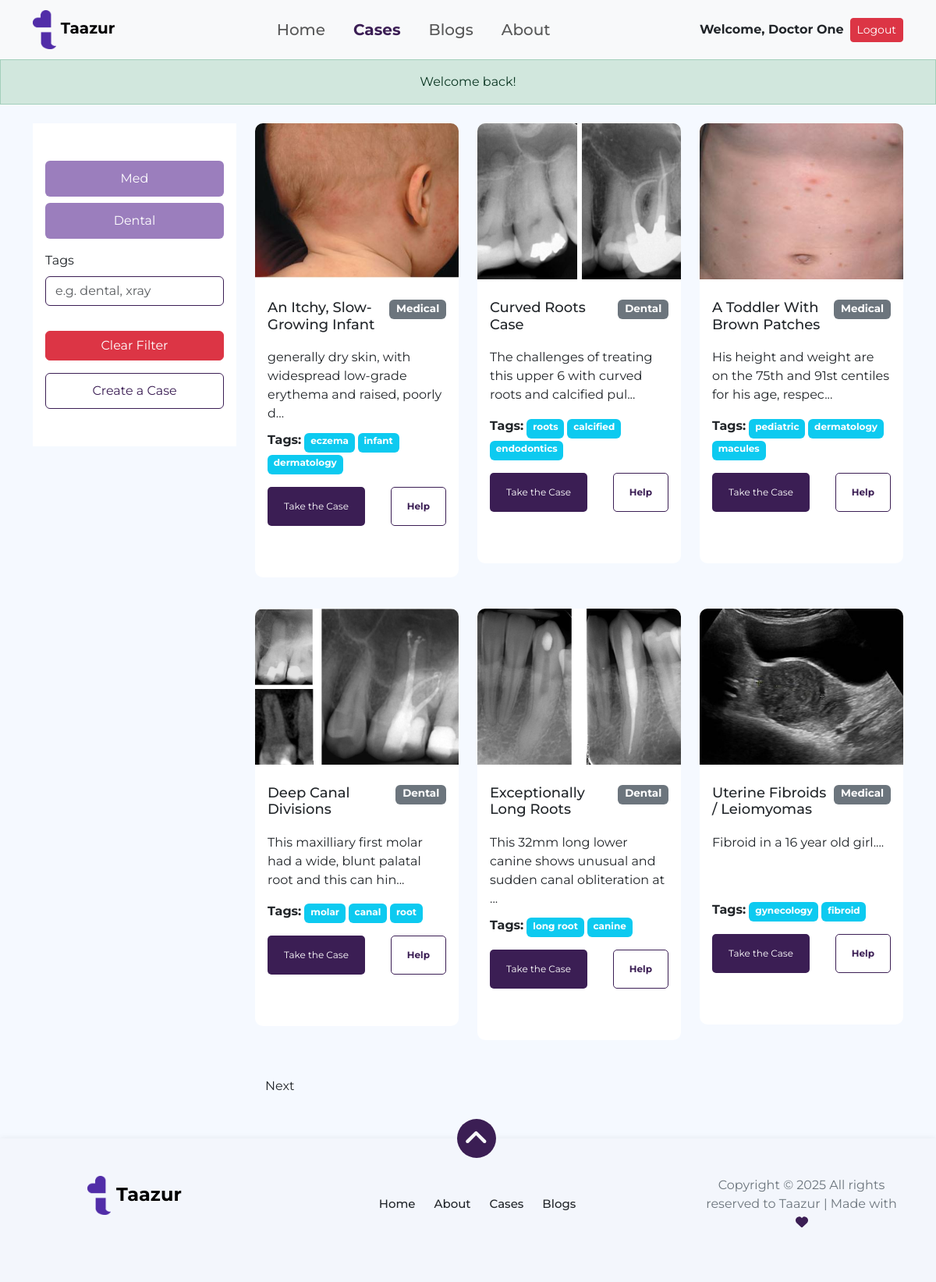
The app's page /cases.php (signed in) with its own data.
### tables this page shows
CREATE TABLE case_images (
    id INT AUTO_INCREMENT PRIMARY KEY,
    case_id INT,
    image_url VARCHAR(255),
    uploaded_at TIMESTAMP DEFAULT CURRENT_TIMESTAMP,
    FOREIGN KEY (case_id) REFERENCES cases(id) ON DELETE CASCADE
);

CREATE TABLE cases (
    id INT AUTO_INCREMENT PRIMARY KEY,
    doctor_id INT NOT NULL,
    patient_id INT NOT NULL,
    title VARCHAR(255),
    description TEXT,
    category ENUM('dental', 'medical') NOT NULL DEFAULT 'medical',
    tags VARCHAR(255),
    created_at TIMESTAMP DEFAULT CURRENT_TIMESTAMP,
    FOREIGN KEY (doctor_id) REFERENCES users(id) ON DELETE CASCADE,
    FOREIGN KEY (patient_id) REFERENCES users(id) ON DELETE CASCADE
);

### html/cases.php (the view, shortened to what this page needs)
<?php include 'header.php'; ?>
<?php include 'db.php'; ?>
<?php
$filterTags = null;
$page = isset($_GET['page']) ? (int)$_GET['page'] : 1;
$offset = ($page - 1) * 6;
$sql = "SELECT c.id, c.title, c.description, c.category, c.tags, i.image_url
        FROM cases c
        JOIN case_images i ON c.id = i.case_id";
$sql .= " LIMIT 6 OFFSET $offset";
$result = $conn->query($sql);
$countResult = $conn->query("SELECT COUNT(*) AS total FROM cases c JOIN case_images i ON c.id = i.case_id");
$countRow = $countResult->fetch_assoc();
$totalPages = ceil($countRow['total'] / 6);
?>
    <section class="Cases" id="up">
      <div class="container mt-4">
        <div class="row">
                <div class="col-lg-3 d-none d-lg-block">
                  <div class="bg-white px-3 py-5">
                    <a class="btn btn-filter1 w-100 mb-2 filter-btn" href="cases.php?category=medical">Med</a>
                    <a class="btn btn-filter2 w-100 mb-3 filter-btn" href="cases.php?category=dental">Dental</a>
                    <form method="GET" action="cases.php">
                        <div class="mb-3">
                            <label for="filterTags" class="form-label">Tags</label>
                            <input type="text" class="form-control" id="filterTags" name="tags" value="<?= htmlspecialchars($filterTags ?? '') ?>" placeholder="e.g. dental, xray" onkeydown="if(event.key === 'Enter'){this.form.submit();}">
                        </div>
                    </form>
                    <a href="cases.php" class="btn btn-danger w-100 mt-3">Clear Filter</a>
                    <button class="btn btn-creation w-100 mt-3 " onclick="window.location.href ='createACase.php'"> Create a Case</button>
                </div>
            </div>
            <div class="col-lg-9">
                <div class="row" id="cardsContainer">
          <?php
              if (
                isset($_SESSION['user_id']) &&
                $_SESSION['role'] === 'doctor' &&
                $_SESSION['active']
              ):
          while ($row = $result->fetch_assoc()):
          ?>
            <div class="col-md-6 col-lg-4 mb-4 case-card" data-category="<?= ucfirst($row['category']) ?>" id="case-<?= $row['id'] ?>">
              <div class="card">
                <img src="<?= htmlspecialchars($row['image_url']) ?>" class="card-img-top" alt="<?= htmlspecialchars($row['title']) ?>">
                <div class="card-body">
                  <h5 class="card-title d-flex justify-content-between">
                    <?= htmlspecialchars($row['title']) ?>
                    <span class="badge bg-secondary"><?= ucfirst($row['category']) ?></span>
                  </h5>
                  <p class="card-text"><?= htmlspecialchars(substr($row['description'], 0, 75)) ?>...</p>
                  <div class="tags">
                      <strong>Tags:</strong>
                      <?php
                      $tags = explode(',', $row['tags']);
                      foreach ($tags as $tag) {
                          echo "<span class='badge bg-info me-1'>" . htmlspecialchars(trim($tag)) . "</span>";
                      }
                      ?>
                  </div>
                  <div class="d-flex flex-column justify-content-between" style="height: 100%;">
                      <div class="d-flex justify-content-between mt-auto">
                      <button class="btn case-btn btn-take"
                              data-bs-toggle="modal"
                              data-bs-target="#takeModal"
                              data-title="<?= htmlspecialchars($row['title']) ?>"
                              data-description="<?= htmlspecialchars($row['description']) ?>"
                              data-image="<?= htmlspecialchars($row['image_url']) ?>"
                              data-category="<?= ucfirst($row['category']) ?>"
                              data-tags="<?= htmlspecialchars($row['tags']) ?>">
                          Take the Case
                      </button>
                          <button class="btn case-btn btn-help" data-bs-toggle="modal" data-bs-target="#helpModal">Help</button>
                      </div>
                  </div>
                </div>
              </div>
            </div>
          <?php endwhile;  else: ?>
            <div class="col-12">
        <div class="alert alert-warning text-center">You must be a verified doctor to view available cases.</div>
      </div>
    <?php endif; ?>
                </div>
                <div class="pagination">
                    <?php if ($page < $totalPages): ?>
                        <a href="cases.php?page=<?= $page + 1 ?>&tags=<?= htmlspecialchars($filterTags ?? '') ?>" class="btn btn-pagination">Next</a>
                    <?php endif; ?>
                </div>
            </div>
        </div>
      </div>
    </section>
<?php include 'footer.php'; ?>

### html/header.php (shortened to what this page needs)
<!DOCTYPE html>
<html
  lang="ar"
  dir="ltr"
  class="fontawesome-i2svg-active fontawesome-i2svg-complete"
>
  <head>
    <link rel="stylesheet" href="style/all.css" />
    <link rel="stylesheet" href="style/all.min.css" />
    <link rel="stylesheet" href="style/bootstrap.min.css" />
    <link rel="stylesheet" href="style/style.css" />
    <link rel="stylesheet" href="style/btn-effect.css" />
    <link rel="stylesheet" href="style/login-modal.css" />
    <link rel="stylesheet" href="style/creatCase.css" />
    <link rel="stylesheet" href="style/blog.css" />
    <link rel="stylesheet" href="style/about.css" />
    <link rel="stylesheet" href="style/cases.css" />
    <link
      rel="stylesheet"
      href="https://cdn.jsdelivr.net/npm/swiper@11/swiper-bundle.min.css"
    />
  </head>
  <body>
    <header class="sticky-top">
      <nav class="navbar navbar-expand-lg bg-light">
        <div class="container">
          <a class="navbar-brand fw-bold" href="index.php">
            <img src="./imgs/logo2.png" alt="LOGO" width="30" height="50" />
            <span class="logo-text">Taazur</span>
          </a>
          <div class="collapse navbar-collapse" id="navbarSupportedContent">
            <ul
              class="navbar-nav mx-auto mb-2 mb-lg-0 d-flex justify-content-between"
            >
              <li class="nav-item">
                <a class="nav-link <?= basename($_SERVER['PHP_SELF']) == 'index.php' ? 'active' : '' ?>" aria-current="page" href="index.php">Home</a>
              </li>
              <li class="nav-item">
                <a class="nav-link <?= basename($_SERVER['PHP_SELF']) == 'cases.php' ? 'active' : '' ?>" href="cases.php">Cases</a>
              </li>
              <li class="nav-item">
                <a class="nav-link <?= basename($_SERVER['PHP_SELF']) == 'blog.php' ? 'active' : '' ?>" href="blog.php">Blogs </a>
              </li>
              <li class="nav-item">
                <a class="nav-link <?= basename($_SERVER['PHP_SELF']) == 'about.php' ? 'active' : '' ?>" href="about.php">About</a>
              </li>
            </ul>
            <?php if (isset($_SESSION['user_id'])): ?>
  <div class="login d-flex align-items-center">
    <span class="me-2 fw-bold">Welcome, <?= $_SESSION['user_name'] ?></span>
    <a href="logout.php" class="btn btn-danger btn-sm">Logout</a>
  </div>
<?php endif; ?>
          </div>
        </div>
      </nav>
    </header>
<?php if (isset($_SESSION['login_success'])): ?>
  <div class="alert alert-success text-center mb-0 rounded-0">
    <?= $_SESSION['login_success']; unset($_SESSION['login_success']); ?>
  </div>
<?php endif; ?>

### html/footer.php (shortened to what this page needs)
    <footer>
      <div class="container py-5 mt-5">
        <button class="up-btn rounded-circle">
          <a class="text-light" href="#up">
            <i class="fa-solid angle fa-angle-up"></i>
          </a>
        </button>
        <div class="row">
          <div class="col-lg-3 footer-logo">
            <a class="fw-bold fs-4 text-black" href="#">
              <img src="./imgs/Logo2.png" alt="LOGO" width="30" height="50" />
              <span class="logo-text">Taazur</span>
            </a>
          </div>
          <div class="col-lg-6">
            <ul class="list-unstyled footer-list d-flex justify-content-center">
              <li class="d-inline-block ms-4">Home</li>
              <li class="d-inline-block ms-4">About</li>
              <li class="d-inline-block ms-4">Cases</li>
              <li class="d-inline-block ms-4">Blogs</li>
            </ul>
          </div>
          <div class="col-lg-3">
            <p class="text-secondary">
              Copyright © 2025 All rights reserved to Taazur | Made with
              <i class="fa fa-heart" style="color: #3b1e54"></i>
            </p>
          </div>
        </div>
      </div>
    </footer>
  </body>
</html>

### html/style/style.css (style rules this page uses)
* { margin: 0; padding: 0; box-sizing: border-box; font-family: "Playfair Display", serif; }
:root { --primary-color: #3b1e54; --secondary-color: #9b7ebd; --accent-color: #d4bee4; --background-color: #eeeeee; }
a { text-decoration: none; }
body { background-color: var(--background-color); }
.nav-item .nav-link { font-size: 20px; font-weight: 700; margin: 0px 10px; font-weight: 500; transition: 0.2s; }
.nav-item .active { color: var(--primary-color) !important; font-weight: 700; }
.card { padding-bottom: 50px; border: none; border-radius: 10px; height: 500px; transition: 0.3s ease-in; }
.card img { border-top-left-radius: 10px; border-top-right-radius: 10px; object-fit: cover; }
.card-title { font-size: 20px; margin-top: 10px; }
.card button { padding: 10px 20px; font-size: 16px; border-radius: 5px; cursor: pointer; }
footer { background-color: #d4d4d411; text-align: center; position: relative; box-shadow: 0px 2px 10px rgba(0, 0, 0, 0.1); }
.footer-list li { font-size: 15px; font-weight: 500; cursor: pointer; }
footer .up-btn { text-align: center; position: absolute; top: -25px; left: 48.8%; border: 0; width: 50px; height: 50px; background-color: var(--primary-color); }
footer .up-btn .angle { font-size: 35px; }
.footer-list li { margin-top: 25px; }
@media screen and (min-width: 768px) and (max-width: 1319px) { .footer-logo { margin-bottom: 25px; } }

### html/style/login-modal.css (style rules this page uses)
* { margin: 0; padding: 0; box-sizing: border-box; font-family: "Montserrat", sans-serif; }

### html/style/blog.css (style rules this page uses)
:root { --primary-color: #3b1e54; --secondary-color: #9b7ebd; --accent-color: #d4bee4; --background-color: #eeeeee; }
a { text-decoration: none; }
.nav-item .nav-link { font-size: 20px; font-weight: 700; margin: 0px 10px; font-weight: 500; transition: 0.2s; }
.nav-item .active { color: var(--primary-color) !important; font-weight: 700; }
.card { height: auto; }
.card-img-top { height: 200px; object-fit: cover; }
footer { background-color: #d4d4d411; text-align: center; position: relative; box-shadow: 0px 2px 10px rgba(0, 0, 0, 0.1); }
.footer-list li { font-size: 15px; font-weight: 500; cursor: pointer; }
footer .up-btn { text-align: center; position: absolute; top: -25px; left: 48.8%; border: 0; width: 50px; height: 50px; background-color: var(--primary-color); }
footer .up-btn .angle { font-size: 35px; }
.footer-list li { margin-top: 25px; }

### html/style/about.css (style rules this page uses)
:root { --medical-blue: #3B1E54; --medical-green: #9B7EBD; --medical-light: #D4BEE4; }
body { font-family: 'Segoe UI', Tahoma, Geneva, Verdana, sans-serif; background-color: #f5f9ff; }
.navbar-brand { font-weight: 700; }

### html/style/cases.css (style rules this page uses)
#case-2 h5 { height: 47px; }
input { border-color: var(--primary-color) !important; }
.card { height: 450px; }
.card-img-top { min-height: 190px; max-height:200px ; }
.card-title { margin-bottom: 10px; }
.badge { height: 25px; }
.card-text { max-height: 90px !important; min-height: 70px; height: 45%; overflow: auto; }
.btn-help { color: var(--primary-color); font-weight: bold; border: 1px solid var(--primary-color); padding: 10px 20px; cursor: pointer; user-select: none; }
.btn-take { background-color: var(--primary-color); color: white; padding: 10px 20px; cursor: pointer; user-select: none; }
.filter-btn { background-color: var(--secondary-color); color: white; padding: 10px 20px; cursor: pointer; user-select: none; }
.btn-creation { color: var(--primary-color); border-color: var(--primary-color); padding: 10px 20px; cursor: pointer; user-select: none; }
@media (min-width: 992px) and (max-width: 1399px) { .card { height: 450px; } }
@media (min-width: 992px) and (max-width: 1399px) { .case-btn { font-size: 12px !important; height: 50px; } }
@media (min-width: 992px) and (max-width: 1399px) { .card h5 { font-size: 18px !important; height: 47px !important; } }
@media (min-width: 992px) and (max-width: 1399px) { .card p { margin-top: 15px !important; } }

### html/cases.php (style rules this page uses)
.card { height: auto; display: flex; flex-direction: column; }
.card-img-top { max-height: 200px; object-fit: cover; }

### records on screen
case_images: image_url (picture), case.title "An Itchy, Slow-Growing Infant", case.category "Medical", case.description "generally dry skin, with widespread low-grade erythema and raised, poorly d", case.tags "eczema", case.tags "infant", case.tags "dermatology"
case_images: image_url (picture), case.title "Curved Roots Case", case.category "Dental", case.description "The challenges of treating this upper 6 with curved roots and calcified pul", case.tags "roots", case.tags "calcified", case.tags "endodontics"
case_images: image_url (picture), case.title "A Toddler With Brown Patches", case.category "Medical", case.description "His height and weight are on the 75th and 91st centiles for his age, respec", case.tags "pediatric", case.tags "dermatology", case.tags "macules"
case_images: image_url (picture), case.title "Deep Canal Divisions", case.category "Dental", case.description "This maxilliary first molar had a wide, blunt palatal root and this can hin", case.tags "molar", case.tags "canal", case.tags "root"
case_images: image_url (picture), case.title "Exceptionally Long Roots", case.category "Dental", case.description "This 32mm long lower canine shows unusual and sudden canal obliteration at", case.tags "long root", case.tags "canine"
case_images: image_url (picture), case.title "Uterine Fibroids / Leiomyomas", case.category "Medical", case.description "Fibroid in a 16 year old girl.", case.tags "gynecology", case.tags "fibroid"

### other values on screen
$_SESSION['user_name'] "Doctor One"
$_SESSION['login_success'] "Welcome back!"
